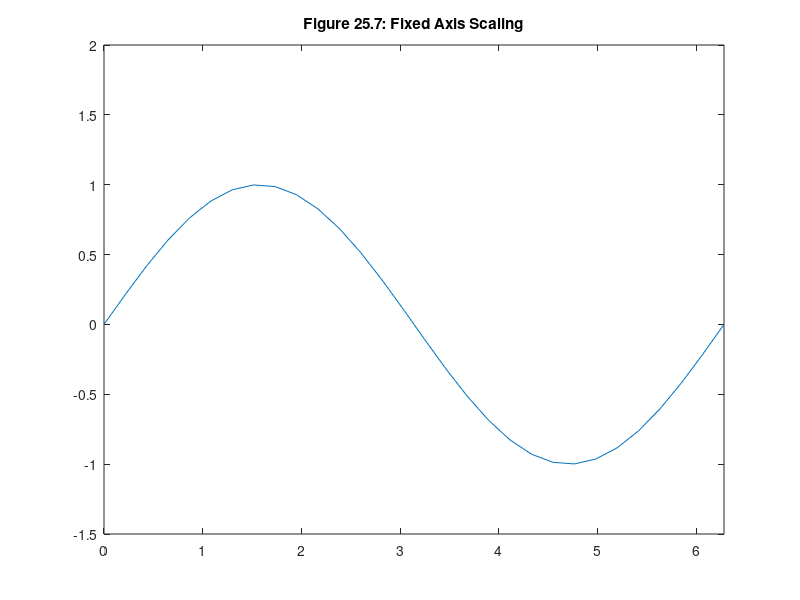

This figure's MATLAB source:
x = linspace(0,2*pi,30);
y = sin(x);
plot(x,y)
title('Figure 25.7: Fixed Axis Scaling')
axis([0 2*pi -1.5 2])  % change axis limits
